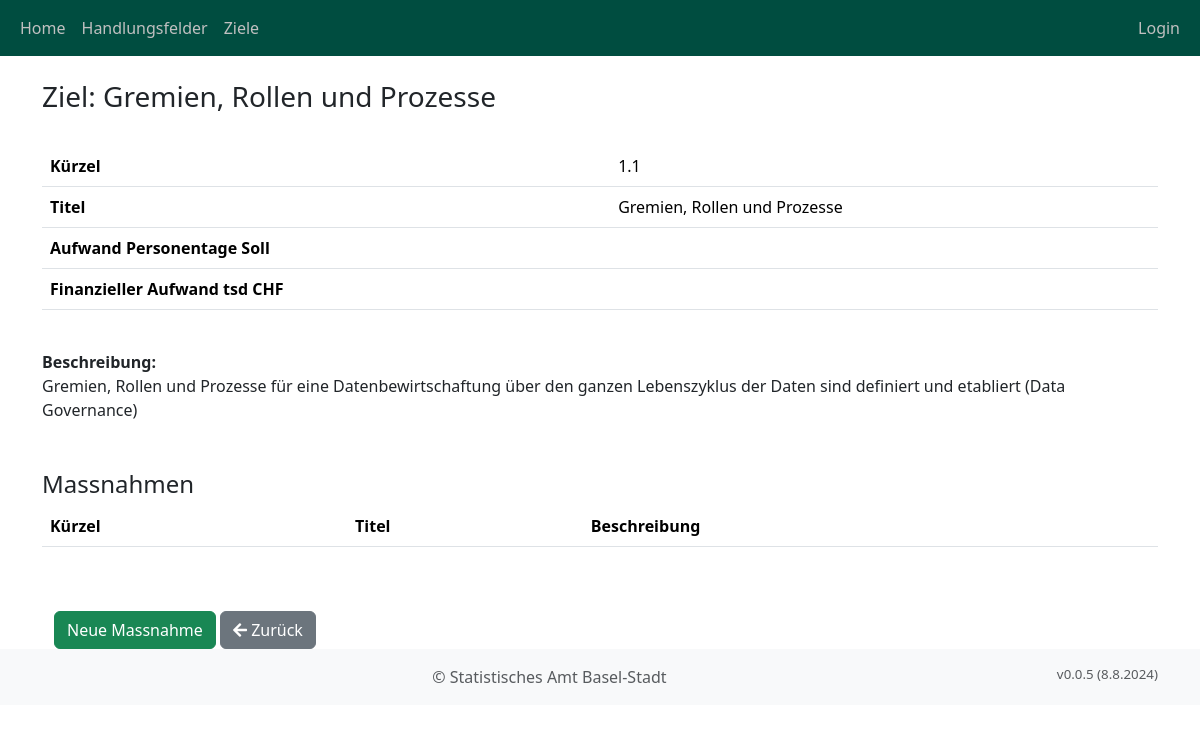
The page /ziel/305/ on the database as committed earlier.
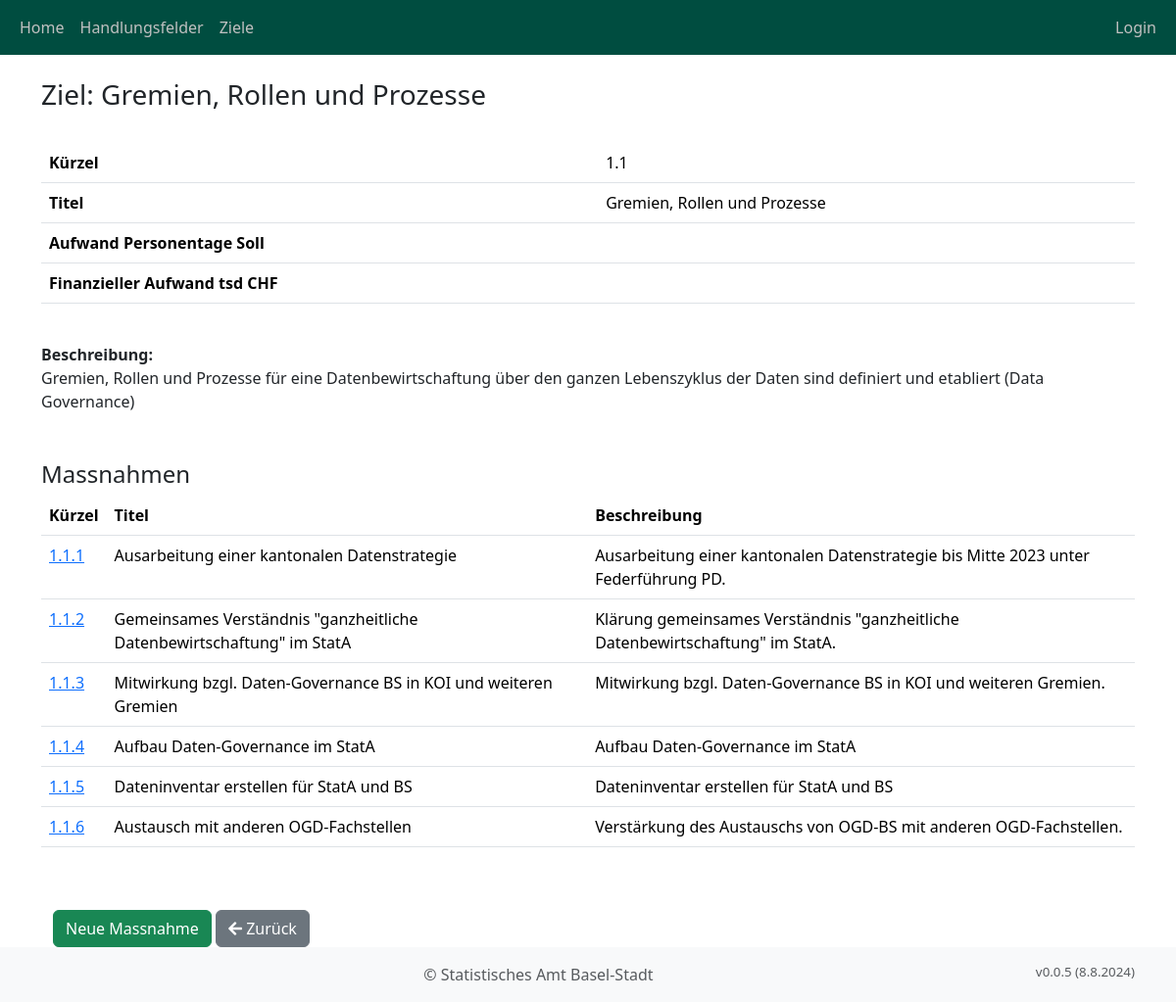
The same page on the database as committed later.
### objective_manager_app/models.py (models this page shows, shortened)
class BusinessObject(models.Model):
    strategie = models.ForeignKey("Strategie", on_delete=models.CASCADE)
    typ = models.ForeignKey("BusinessObjectTyp", on_delete=models.CASCADE, related_name="typ")
    vorgaenger = models.ForeignKey("self", on_delete=models.CASCADE, null=True, blank=True)
    kuerzel = models.CharField(max_length=10)
    titel = models.CharField(max_length=200, verbose_name="Titel")
    beschreibung = models.TextField(verbose_name="Beschreibung")
    erstellt_am = models.DateTimeField(auto_now_add=True, verbose_name="Erstellt am")
    erstellt_von = models.ForeignKey(User, on_delete=models.CASCADE, verbose_name="Erstellt von", blank=True)
    aufwand_personen_tage_plan = models.DecimalField(max_digits=10, decimal_places=2, verbose_name="Aufwand Personentage", default=0)
    aufwand_tsd_chf_plan = models.DecimalField(max_digits=10, decimal_places=2, verbose_name="Aufwand tsd CHF", default=0)
    jahr_start = models.IntegerField(verbose_name="Jahr Start", default=datetime.now().year)
    jahr_ende = models.IntegerField(verbose_name="Jahr Ende", default=datetime.now().year)
    anmerkung_initialisierung = models.TextField(verbose_name="Pol. Vorstoss", null=True, blank=True)
    bestehende_massnahme = models.ForeignKey("NeuBestehend", on_delete=models.CASCADE, blank=True, null=True, default=5, related_name="bestehende_massnahme", verbose_name="Bestehende/Neue Massnahme")
    objects = models.Manager()
    handlungsfelder = HandlungsfeldManager()
    ziele = ZielManager()
    massnahmen = MassnahmeManager()

### objective_manager_app/views.py (the view)
# urls.py: path("ziel/<int:pk>/", views.ziel_detail, name="ziel_detail"),
def ziel_detail(request, pk):
    ziel = get_object_or_404(BusinessObject.ziele, pk=pk)
    massnahmen = BusinessObject.objects.filter(typ_id=ObjectType.MASSNAHME.value, vorgaenger=ziel)
    context = {
        'ziel': ziel,
        'massnahmen': massnahmen,
        'strategie': ziel.strategie
    }
    return render(request, 'objective_manager_app/ziel_detail.html', context)

### objective_manager_app/models.py (called while the page is built)
    def get_queryset(self):
        return super().get_queryset().filter(typ_id=3)

### objective_manager_app/templatetags/custom_filters.py (called while the page is built)
@register.filter(name='is_in_group')
def is_in_group(user, group_name):
    if user.is_authenticated:
        return user.groups.filter(name=group_name).exists()
    return False

### templates/objective_manager_app/ziel_detail.html (shortened to what this page needs)
{% extends "base.html" %}
{% load custom_filters %}
{% block content %}
    <div class="container">
        <h3>Ziel: {{ziel.titel}}</h3>
        <br/>
        <table class="table">
            <tr>
                <th>Kürzel</th><td>{{ziel.kuerzel}}</td>
            </tr>
            <tr>
                <th>Titel</th><td>{{ziel.titel}}</td>
            </tr>
            <tr>
                <th>Aufwand Personentage Soll</th><td>{{ziel.aufwand_personen_tage_soll}}</td>
            </tr>
            <tr>
                <th>Finanzieller Aufwand tsd CHF</th><td>{{ziel.aufwand_tsd_chf_soll}}</td>
            </tr>
        </table>
        <br>
        <b>Beschreibung:</b>
        <br>{{ziel.beschreibung}}
        <br>
        <br><br>
        <h4>Massnahmen</h4>
        <table class="table">
            <thead>
                <tr>
                    <th>Kürzel</th>
                    <th>Titel</th>
                    <th>Beschreibung</th>
                </tr>
            </thead>
            {% for massnahme in massnahmen %}
                <tr>
                    <td><a href="{% url 'massnahme_detail' massnahme.pk %}">{{ massnahme.kuerzel }}</a></td>
                    <td>{{ massnahme.titel }}</td>
                    <td>{{ massnahme.beschreibung }}</td>
                </tr>
            {% endfor %}
        </table>
        <br>
        <div class="container mt-4">
            <div class="d-flex justify-content-start align-items-center">
                <button type="button" class="btn btn-success mr-3" onclick="window.location.href='{% url 'massnahme_create' ziel.pk %}'">
                    Neue Massnahme
                </button>&nbsp;
                <button onclick="goBack()" class="btn btn-secondary">
                    <i class="fas fa-arrow-left"></i> Zurück
                </button>
            </div>
        </div>
    </div>
{% endblock %}

### templates/base.html (shortened to what this page needs)
{% load static %}
{% load custom_filters %}
<!DOCTYPE html>
<html lang="de">
<head>
    {% load django_bootstrap5 %} {% bootstrap_css %} {% bootstrap_javascript %}
    <link href="https://cdnjs.cloudflare.com/ajax/libs/font-awesome/5.15.4/css/all.min.css" rel="stylesheet" />
    <link rel="stylesheet" href="https://cdnjs.cloudflare.com/ajax/libs/toastr.js/latest/toastr.min.css">
    <link rel="stylesheet" href="{% static 'css/styles.css' %}" />
</head>
<body>
  <nav class="navbar navbar-expand-sm navbar-custom">
    <div class="container-fluid">
      <ul class="navbar-nav">
        <li class="nav-item">
          <a class="nav-link {% if request.resolver_match.url_name == 'home' %}active{% endif %}" href="{% url 'home' pk=strategie.pk %}">Home</a>
        </li>
        <li class="nav-item">
          <a class="nav-link {% if request.resolver_match.url_name == 'handlungsfelder_list' %}active{% endif %}" href="{% url 'handlungsfelder_list' %}">Handlungsfelder</a>
        </li>
        <li class="nav-item">
          <a class="nav-link {% if request.resolver_match.url_name == 'ziele_list' %}active{% endif %}" href="{% url 'ziele_list' %}">Ziele</a>
        </li>
      </ul>
      <ul class="navbar-nav ms-auto">
        {% if not request.user.is_authenticated %}
          <li class="nav-item">
            <a class="nav-link" href="{% url 'login_account:login' %}">Login</a>
          </li>
        {% endif %}
      </ul>
    </div>
  </nav>
  <br>
  {% block content %}
  {% endblock %}
  <footer class="footer mt-auto py-3 bg-light">
    <div class="container text-center">
      <span class="text-muted">&copy; Statistisches Amt Basel-Stadt<span style="float:right; font-size: smaller;">v0.0.5 (8.8.2024)</span></span>
    </div>
  </footer>
</body>
</html>

### static/css/styles.css (style rules this page uses)
.navbar-custom { background-color: #004d40; color: silver; }
.navbar-custom .navbar-brand, .navbar-custom .nav-link { color: silver; }
.d-flex { display: flex; align-items: center; }

Rows that differ between the two databases and show on the page:
added BusinessObject: kuerzel "1.1.1", titel "Ausarbeitung einer kantonalen Datenstrategie", beschreibung "Ausarbeitung einer kantonalen Datenstrategie bis Mitte 2023 unter Federführung PD."
added BusinessObject: kuerzel "1.1.2", titel "Gemeinsames Verständnis \"ganzheitliche Datenbewirtschaftung\" im StatA", beschreibung "Klärung gemeinsames Verständnis \"ganzheitliche Datenbewirtschaftung\" im StatA."
added BusinessObject: kuerzel "1.1.3", titel "Mitwirkung bzgl. Daten-Governance BS in KOI und weiteren Gremien", beschreibung "Mitwirkung bzgl. Daten-Governance BS in KOI und weiteren Gremien."
added BusinessObject: kuerzel "1.1.4", titel "Aufbau Daten-Governance im StatA", beschreibung "Aufbau Daten-Governance im StatA"
added BusinessObject: kuerzel "1.1.5", titel "Dateninventar erstellen für StatA und BS", beschreibung "Dateninventar erstellen für StatA und BS"
added BusinessObject: kuerzel "1.1.6", titel "Austausch mit anderen OGD-Fachstellen", beschreibung "Verstärkung des Austauschs von OGD-BS mit anderen OGD-Fachstellen."
